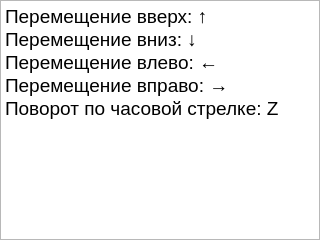
<?xml version="1.0" encoding="UTF-8"?>
<ui version="4.0">
 <class>HelpWindow</class>
 <widget class="QMainWindow" name="HelpWindow">
  <property name="geometry">
   <rect>
    <x>0</x>
    <y>0</y>
    <width>320</width>
    <height>240</height>
   </rect>
  </property>
  <property name="windowTitle">
   <string>Help</string>
  </property>
  <widget class="QWidget" name="centralwidget">
   <widget class="QTextBrowser" name="textBrowser">
    <property name="geometry">
     <rect>
      <x>0</x>
      <y>0</y>
      <width>320</width>
      <height>240</height>
     </rect>
    </property>
    <property name="html">
     <string>&lt;!DOCTYPE HTML PUBLIC &quot;-//W3C//DTD HTML 4.0//EN&quot; &quot;http://www.w3.org/TR/REC-html40/strict.dtd&quot;&gt;
&lt;html&gt;&lt;head&gt;&lt;meta name=&quot;qrichtext&quot; content=&quot;1&quot; /&gt;&lt;style type=&quot;text/css&quot;&gt;
p, li { white-space: pre-wrap; }
&lt;/style&gt;&lt;/head&gt;&lt;body style=&quot; font-family:'MS Shell Dlg 2'; font-size:8.25pt; font-weight:400; font-style:normal;&quot;&gt;
&lt;p style=&quot; margin-top:0px; margin-bottom:0px; margin-left:0px; margin-right:0px; -qt-block-indent:0; text-indent:0px;&quot;&gt;&lt;span style=&quot; font-size:14pt;&quot;&gt;Перемещение вверх: ↑&lt;/span&gt;&lt;/p&gt;
&lt;p style=&quot; margin-top:0px; margin-bottom:0px; margin-left:0px; margin-right:0px; -qt-block-indent:0; text-indent:0px;&quot;&gt;&lt;span style=&quot; font-size:14pt;&quot;&gt;Перемещение вниз: ↓&lt;/span&gt;&lt;/p&gt;
&lt;p style=&quot; margin-top:0px; margin-bottom:0px; margin-left:0px; margin-right:0px; -qt-block-indent:0; text-indent:0px;&quot;&gt;&lt;span style=&quot; font-size:14pt;&quot;&gt;Перемещение влево: ←&lt;/span&gt;&lt;/p&gt;
&lt;p style=&quot; margin-top:0px; margin-bottom:0px; margin-left:0px; margin-right:0px; -qt-block-indent:0; text-indent:0px;&quot;&gt;&lt;span style=&quot; font-size:14pt;&quot;&gt;Перемещение вправо: →&lt;/span&gt;&lt;/p&gt;
&lt;p style=&quot; margin-top:0px; margin-bottom:0px; margin-left:0px; margin-right:0px; -qt-block-indent:0; text-indent:0px;&quot;&gt;&lt;span style=&quot; font-size:14pt;&quot;&gt;Поворот по часовой стрелке: Z&lt;/span&gt;&lt;/p&gt;&lt;/body&gt;&lt;/html&gt;</string>
    </property>
   </widget>
  </widget>
 </widget>
 <resources/>
 <connections/>
</ui>
